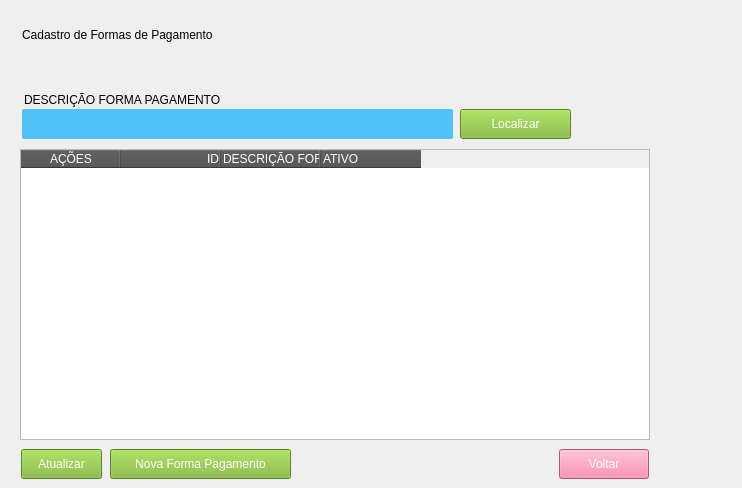
       <widget class="QWidget" name="formDataTableFormaPagto">
        <widget class="QPushButton" name="btn_forma_pagto_goback_form">
         <property name="geometry">
          <rect>
           <x>559</x>
           <y>449</y>
           <width>90</width>
           <height>30</height>
          </rect>
         </property>
         <property name="styleSheet">
          <string notr="true">QPushButton {
	font: 10pt &quot;Arial&quot;;
	background-color: rgb(253, 115, 163);
	color: #FFF;
 }
QPushButton:hover{
	background-color: rgb(255, 0, 0);
}</string>
         </property>
         <property name="text">
          <string>Voltar</string>
         </property>
         <property name="icon">
          <iconset>
           <normaloff>icons/iconGoBack.png</normaloff>icons/iconGoBack.png</iconset>
         </property>
         <property name="iconSize">
          <size>
           <width>20</width>
           <height>32</height>
          </size>
         </property>
        </widget>
        <widget class="QPushButton" name="btn_search_forma_pagto">
         <property name="geometry">
          <rect>
           <x>460</x>
           <y>109</y>
           <width>111</width>
           <height>30</height>
          </rect>
         </property>
         <property name="styleSheet">
          <string notr="true">QPushButton {
	font: 10pt &quot;Arial&quot;;
	background-color: #7AB32E;
	color: #FFF;
 }
QPushButton:hover{
	background-color: rgb(0, 170, 0);
}</string>
         </property>
         <property name="text">
          <string>Localizar</string>
         </property>
         <property name="icon">
          <iconset>
           <normaloff>icons/iconSearch.png</normaloff>icons/iconSearch.png</iconset>
         </property>
         <property name="iconSize">
          <size>
           <width>20</width>
           <height>32</height>
          </size>
         </property>
        </widget>
        <widget class="QTableWidget" name="dt_Forma_Pagto">
         <property name="geometry">
          <rect>
           <x>20</x>
           <y>149</y>
           <width>630</width>
           <height>291</height>
          </rect>
         </property>
         <property name="styleSheet">
          <string notr="true">::section { background-color:#4f4f4f; color:#ffffff; }</string>
         </property>
         <column>
          <property name="text">
           <string>AÇÕES</string>
          </property>
         </column>
         <column>
          <property name="text">
           <string>ID</string>
          </property>
          <property name="textAlignment">
           <set>AlignTrailing|AlignVCenter</set>
          </property>
         </column>
         <column>
          <property name="text">
           <string>DESCRIÇÃO FORMA PAGAMENTO</string>
          </property>
          <property name="textAlignment">
           <set>AlignLeading|AlignVCenter</set>
          </property>
         </column>
         <column>
          <property name="text">
           <string>ATIVO</string>
          </property>
          <property name="textAlignment">
           <set>AlignLeading|AlignVCenter</set>
          </property>
         </column>
        </widget>
        <widget class="QLabel" name="lbl_forma_pagto_descricao">
         <property name="geometry">
          <rect>
           <x>24</x>
           <y>90</y>
           <width>231</width>
           <height>20</height>
          </rect>
         </property>
         <property name="styleSheet">
          <string notr="true">font: 700 10pt &quot;Arial&quot;;</string>
         </property>
         <property name="text">
          <string>DESCRIÇÃO FORMA PAGAMENTO</string>
         </property>
        </widget>
        <widget class="QPushButton" name="btn_refresh_table_forma_pagto">
         <property name="geometry">
          <rect>
           <x>21</x>
           <y>449</y>
           <width>81</width>
           <height>30</height>
          </rect>
         </property>
         <property name="styleSheet">
          <string notr="true">QPushButton {
	font: 10pt &quot;Arial&quot;;
	background-color: #7AB32E;
	color: #FFF;
 }
QPushButton:hover{
	background-color: rgb(0, 170, 0);
}</string>
         </property>
         <property name="text">
          <string>Atualizar</string>
         </property>
         <property name="icon">
          <iconset>
           <normaloff>icons/iconRefresh.png</normaloff>icons/iconRefresh.png</iconset>
         </property>
         <property name="iconSize">
          <size>
           <width>20</width>
           <height>32</height>
          </size>
         </property>
         <property name="checkable">
          <bool>false</bool>
         </property>
         <property name="default">
          <bool>false</bool>
         </property>
         <property name="flat">
          <bool>false</bool>
         </property>
        </widget>
        <widget class="QPushButton" name="btn_add_forma_pagto">
         <property name="geometry">
          <rect>
           <x>110</x>
           <y>449</y>
           <width>181</width>
           <height>30</height>
          </rect>
         </property>
         <property name="styleSheet">
          <string notr="true">QPushButton {
	font: 10pt &quot;Arial&quot;;
	background-color: #7AB32E;
	color: #FFF;
 }
QPushButton:hover{
	background-color: rgb(0, 170, 0);
}</string>
         </property>
         <property name="text">
          <string>Nova Forma Pagamento</string>
         </property>
         <property name="icon">
          <iconset>
           <normaloff>icons/iconAdd.png</normaloff>icons/iconAdd.png</iconset>
         </property>
         <property name="iconSize">
          <size>
           <width>20</width>
           <height>32</height>
          </size>
         </property>
         <property name="checkable">
          <bool>false</bool>
         </property>
         <property name="default">
          <bool>false</bool>
         </property>
         <property name="flat">
          <bool>false</bool>
         </property>
        </widget>
        <widget class="QLabel" name="lbl_titulo_cadastro_forma_pagto">
         <property name="geometry">
          <rect>
           <x>22</x>
           <y>19</y>
           <width>711</width>
           <height>31</height>
          </rect>
         </property>
         <property name="styleSheet">
          <string notr="true">font: 700 20pt &quot;Arial&quot;;
border-bottom: 2px solid;</string>
         </property>
         <property name="text">
          <string>Cadastro de Formas de Pagamento</string>
         </property>
        </widget>
        <widget class="QLineEdit" name="forma_pagto_descricao">
         <property name="geometry">
          <rect>
           <x>22</x>
           <y>109</y>
           <width>431</width>
           <height>30</height>
          </rect>
         </property>
         <property name="styleSheet">
          <string notr="true">QLineEdit{
	background-color: #4fc2f7;
	font: 12pt &quot;Arial&quot;;
	color: rgb(255, 255, 255);
	border:none;
	border-radius: 2px;
}

QLineEdit:Focus {
	border: 1px solid red;
}</string>
         </property>
        </widget>
       </widget>
